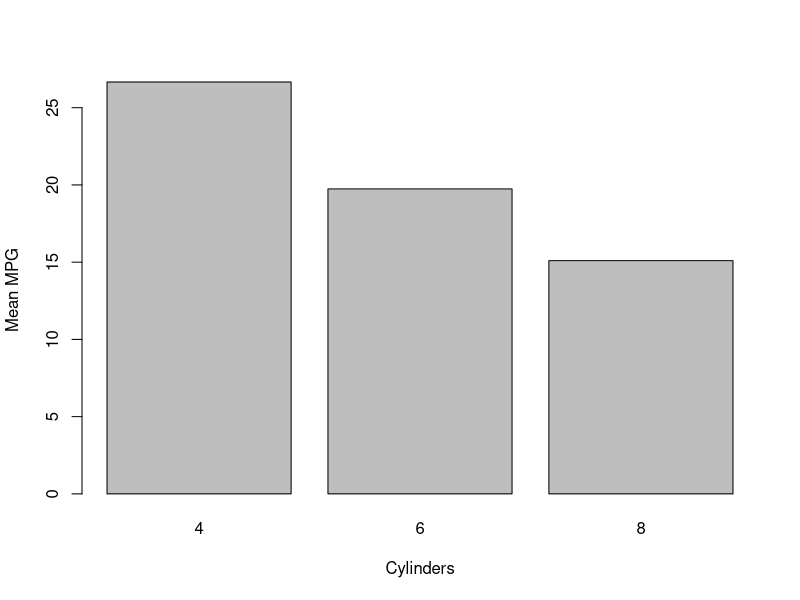

This chart was generated by the following R code:
## ---- chunk 1
mtcars
avg_mpg <- aggregate(mpg ~ cyl, data = mtcars, FUN = mean)
avg_mpg
## ---- chunk 2
barplot(
  avg_mpg$mpg,
  names.arg = avg_mpg$cyl,
  xlab = "Cylinders",
  ylab = "Mean MPG"
)
